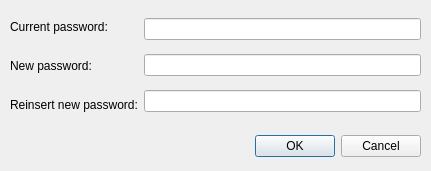
<?xml version="1.0" encoding="UTF-8"?>
<ui version="4.0">
 <class>ChangePasswordDialog</class>
 <widget class="QDialog" name="ChangePasswordDialog">
  <property name="geometry">
   <rect>
    <x>0</x>
    <y>0</y>
    <width>431</width>
    <height>171</height>
   </rect>
  </property>
  <property name="windowTitle">
   <string>Change master password</string>
  </property>
  <widget class="QDialogButtonBox" name="buttonBox">
   <property name="geometry">
    <rect>
     <x>10</x>
     <y>130</y>
     <width>411</width>
     <height>32</height>
    </rect>
   </property>
   <property name="orientation">
    <enum>Qt::Horizontal</enum>
   </property>
   <property name="standardButtons">
    <set>QDialogButtonBox::Cancel|QDialogButtonBox::Ok</set>
   </property>
  </widget>
  <widget class="QWidget" name="layoutWidget">
   <property name="geometry">
    <rect>
     <x>10</x>
     <y>10</y>
     <width>411</width>
     <height>111</height>
    </rect>
   </property>
   <layout class="QHBoxLayout" name="horizontalLayout">
    <item>
     <layout class="QVBoxLayout" name="verticalLayout_2">
      <item>
       <widget class="QLabel" name="currentPasswordLabel">
        <property name="text">
         <string>Current password:</string>
        </property>
       </widget>
      </item>
      <item>
       <widget class="QLabel" name="newPasswordLabel">
        <property name="text">
         <string>New password:</string>
        </property>
       </widget>
      </item>
      <item>
       <widget class="QLabel" name="reinsertNewPasswordLabel">
        <property name="text">
         <string>Reinsert new password:</string>
        </property>
       </widget>
      </item>
     </layout>
    </item>
    <item>
     <layout class="QVBoxLayout" name="verticalLayout">
      <item>
       <widget class="QLineEdit" name="currentPassword">
        <property name="echoMode">
         <enum>QLineEdit::Password</enum>
        </property>
       </widget>
      </item>
      <item>
       <widget class="QLineEdit" name="newPassword">
        <property name="echoMode">
         <enum>QLineEdit::Password</enum>
        </property>
       </widget>
      </item>
      <item>
       <widget class="QLineEdit" name="reinsertNewPassword">
        <property name="echoMode">
         <enum>QLineEdit::Password</enum>
        </property>
       </widget>
      </item>
     </layout>
    </item>
   </layout>
  </widget>
 </widget>
 <resources/>
 <connections>
  <connection>
   <sender>buttonBox</sender>
   <signal>accepted()</signal>
   <receiver>ChangePasswordDialog</receiver>
   <slot>accept()</slot>
   <hints>
    <hint type="sourcelabel">
     <x>248</x>
     <y>254</y>
    </hint>
    <hint type="destinationlabel">
     <x>157</x>
     <y>274</y>
    </hint>
   </hints>
  </connection>
  <connection>
   <sender>buttonBox</sender>
   <signal>rejected()</signal>
   <receiver>ChangePasswordDialog</receiver>
   <slot>reject()</slot>
   <hints>
    <hint type="sourcelabel">
     <x>316</x>
     <y>260</y>
    </hint>
    <hint type="destinationlabel">
     <x>286</x>
     <y>274</y>
    </hint>
   </hints>
  </connection>
 </connections>
</ui>
